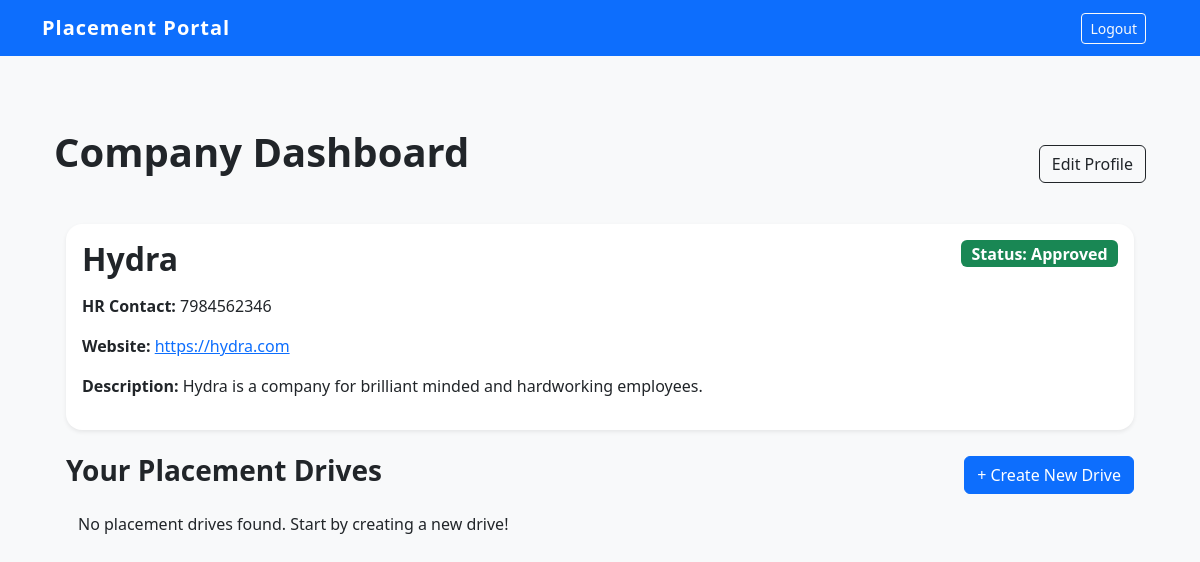
The app's page /company_dashboard (signed in), older data.
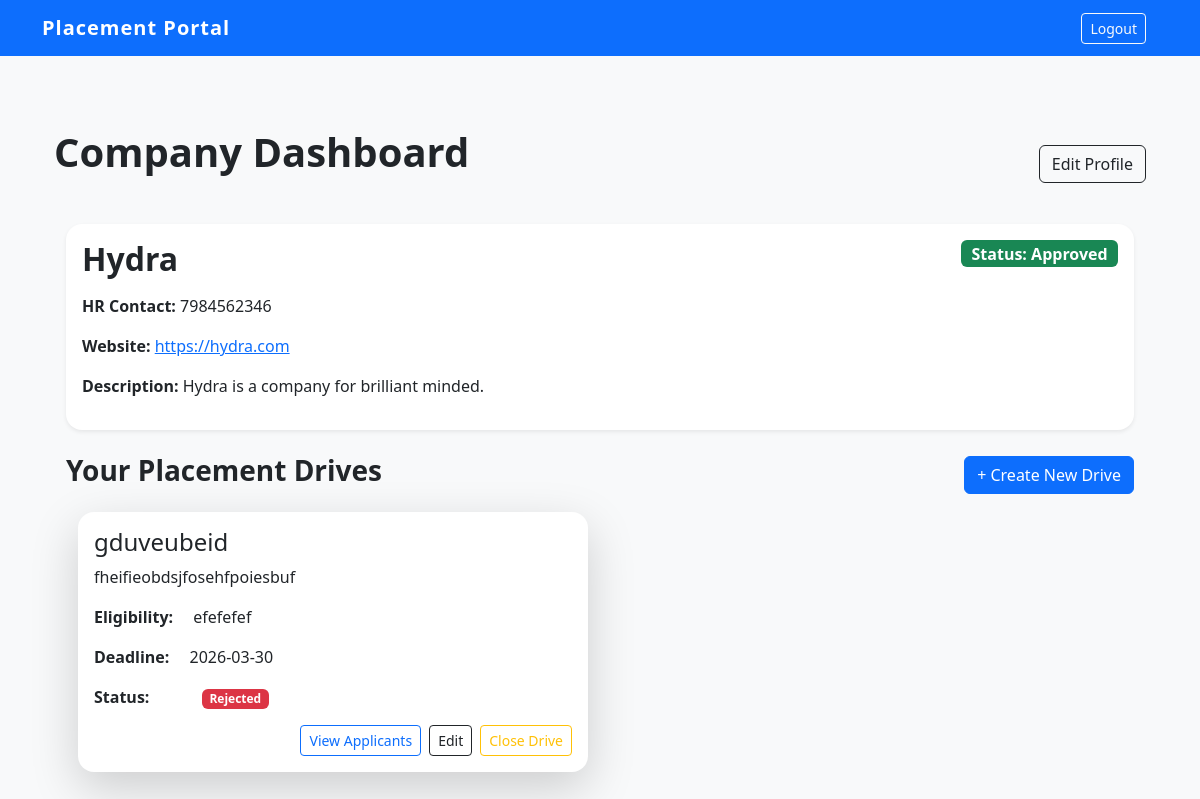
The same page, newer data.
### models.py (models this page shows)
class Company(db.Model):
    id = db.Column(db.Integer, primary_key=True)
    name = db.Column(db.String(100), unique=True, nullable=False)
    email = db.Column(db.String(100), unique=True, nullable=False)
    password = db.Column(db.String(50), unique=True, nullable=False)
    website = db.Column(db.String(100))
    hr_contact = db.Column(db.String(15))
    description = db.Column(db.Text)
    status = db.Column(db.String(20), default='Pending')
    is_active = db.Column(db.Boolean, default=True)
    drives = db.relationship('PlacementDrive', backref='company', lazy=True, cascade="all, delete-orphan")

class PlacementDrive(db.Model):
    id = db.Column(db.Integer, primary_key=True)
    job_title = db.Column(db.String(100), nullable=False)
    description = db.Column(db.Text)
    eligibility= db.Column(db.Text)
    deadline = db.Column(db.String(20))
    status = db.Column(db.String(20), default='Pending')
    is_active = db.Column(db.Boolean, default=True)
    company_id = db.Column(db.Integer, db.ForeignKey('company.id'), nullable=False)
    applications = db.relationship('Application', backref='drive', lazy=True, cascade="all, delete-orphan")

### app.py (the view)
@app.route('/company_dashboard')
def company_dashboard():
    if session.get('role') != 'company':
        return redirect(url_for('login'))
    company_id = session.get('user_id')
    company = Company.query.get(company_id)
    drives = PlacementDrive.query.filter_by(company_id=company_id).all()
    return render_template('company/company_dashboard.html', company=company, drives=drives)

### app.py (called while the page is built)
@app.after_request
def add_header(response):
    response.headers['Cache-Control'] = 'no-store, no-cache, must-revalidate, post-check=0, pre-check=0, max-age=0'
    response.headers['Pragma'] = 'no-cache'
    response.headers['Expires'] = '-1'
    return response

### templates/company/company_dashboard.html
{% extends 'base.html' %}
{% block extra_nav %}
<div class = "container">
    <a href = "{{ url_for('logout') }}" class = "btn btn-outline-light btn-sm">Logout</a>
{% endblock %}
{% block content %}
<div class = "container-fluid py-4">
    <div class="d-flex justify-content-between align-items-center mb-4">
        <h1 class = "fw-bold mb-4">Company Dashboard</h1>
        <a href = "{{ url_for('edit_profile') }}" class = "btn btn-outline-dark">Edit Profile</a>
    </div>
    <div class = "container">
        <div class = "card mb-4 shadow-sm rounded-4">
            <div class = "card-body">
                <div class = "d-flex justify-content-between">
                    <div>
                        <h2 class = "fw-bold mb-3">{{ company.name }}</h2>
                        <p><strong>HR Contact:</strong> {{ company.hr_contact }}</p>
                        <p><strong>Website:</strong> <a href="{{ company.website }}" target="_blank">{{ company.website }}</a></p>
                        <p><strong>Description:</strong> {{ company.description }}</p>
                    </div>
                    <div class = "text-end">
                        <span class = "badge {% if company.status == 'Approved' %}bg-success{% else %}bg-danger mb-5{% endif %} fs-6">
                        Status: {{ company.status }}
                        </span>
                    </div>
                </div>
            </div>
        </div>
        <div class = "d-flex justify-content-between align-items-center mb-3">
            <h3 class = "fw-bold">Your Placement Drives</h3>
            {% if company.status == 'Approved' %}
                <a href = "{{ url_for('create_drive') }}" class = "btn btn-primary">+ Create New Drive</a>
            {% endif %}
        </div>
        <div class = "row">
            {% for drive in drives %}
                <div class = "col-md-6 mb-4">
                    <div class = "card shadow-lg rounded-4 h-100 p-3">
                        <h4 class = "card-title">{{ drive.job_title }}</h4>
                        <p class = "card-text text-truncate"> {{ drive.description }}</p>
                        <p><strong>Eligibility:</strong>
                            <span class = "ms-3 fs-7">{{ drive.eligibility }}</span>
                        </p>
                        <p><strong>Deadline:</strong>
                            <span class = "ms-3 fs-7">{{ drive.deadline }}</span>
                        </p>
                        <p><strong>Status:</strong> <span class = "badge {% if drive.status == 'Approved' %}bg-success{% elif drive.status == 'Pending' %}bg-warning text-dark{% else %}bg-danger{% endif %} ms-5 fs-7">
                            {{ drive.status }}
                            </span>
                        </p>
                        <div class = "d-flex justify-content-end">
                            <a href = "{{ url_for('view_applicants', drive_id = drive.id) }}" class = "btn btn-sm btn-outline-primary">View Applicants</a>
                            <a href = "{{ url_for('edit_drive', drive_id = drive.id) }}" class = "btn btn-sm btn-outline-dark ms-2">Edit</a>
                            <a href = "{{ url_for('toggle_drive_status', drive_id = drive.id) }}"
                                class = "btn btn-sm ms-2 {% if drive.status == 'Closed' %}btn-outline-primary{% else %}btn-outline-warning{% endif %}">
                                {% if drive.status == 'Closed' %}Re-open Drive{% else %}Close Drive{% endif %}
                            </a>
                        </div>
                    </div>
                </div>
            </div>
            {% else %}
                <p>No placement drives found. Start by creating a new drive!</p>
            {% endfor %}
        </div>
    </div>
</div>
{% endblock %}

Row changes from the older to the newer data that the page shows:
changed Company "Hydra": description "Hydra is a company for brilliant minded and hardworking employees." → "Hydra is a company for brilliant minded."
added PlacementDrive: job_title "gduveubeid", description "fheifieobdsjfosehfpoiesbuf", eligibility "efefefef", deadline "2026-03-30", status "Rejected", shows "Close Drive"
Text that changed along with them:
text no longer shown: "No placement drives found. Start by creating a new drive!"
